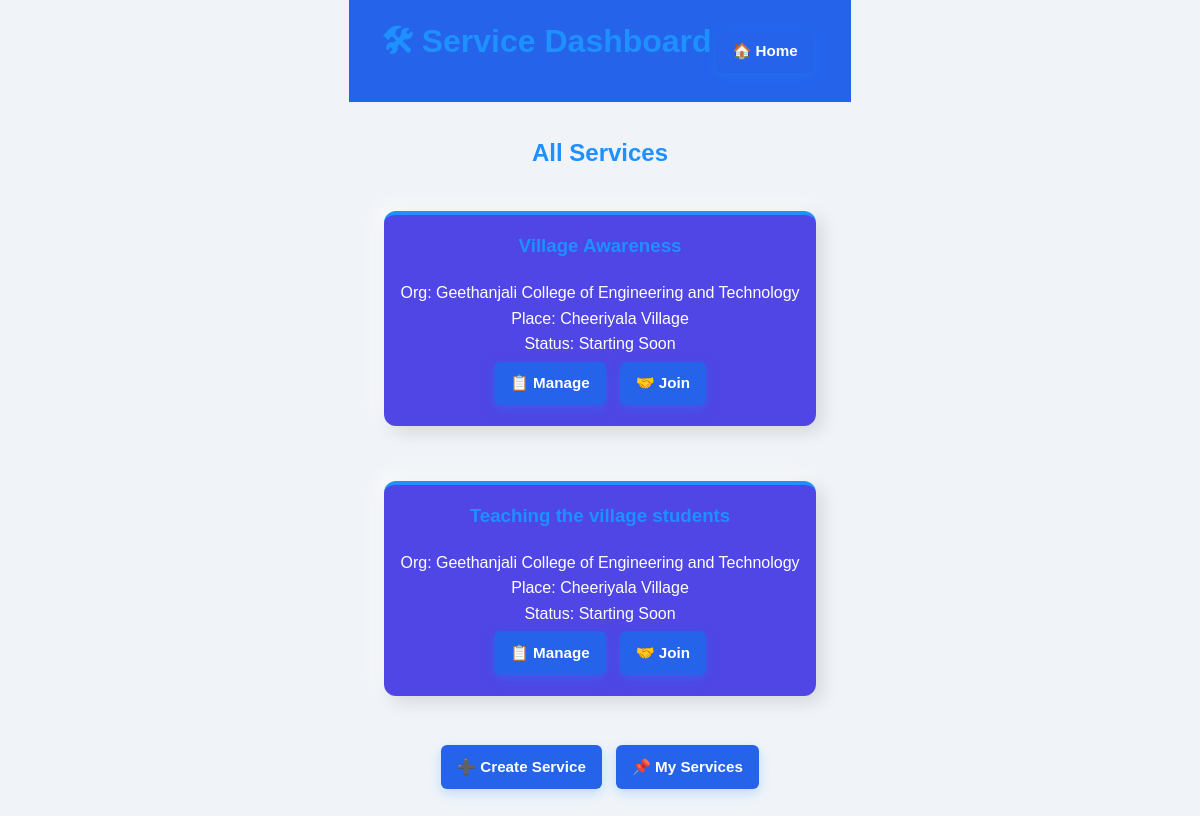
/service_dashboard, run on the app's committed database.
### app.py (models this page shows)
class Service(db.Model):
    __tablename__ = 'service'
    id = db.Column(db.Integer, primary_key=True)
    name = db.Column(db.String(200))
    organization = db.Column(db.String(200))
    place = db.Column(db.String(200))
    start_time = db.Column(db.String(100))
    end_time = db.Column(db.String(100))
    status = db.Column(db.String(50), default='Starting Soon')
    created_at = db.Column(db.DateTime, default=datetime.utcnow)
    created_by = db.Column(db.String(120), nullable=False)

### app.py (the view)
@app.route('/service_dashboard')
def service_dashboard():
    services = Service.query.order_by(Service.created_at.desc()).all()
    return render_template('service_dashboard.html', services=services)

### templates/service_dashboard.html (shortened to what this page needs)
<!doctype html>
<html lang="en">
<head>
<link rel="stylesheet" href="{{ url_for('static', filename='style.css') }}">
</head>
<body class="bg">
<header>
  <h1>🛠 Service Dashboard</h1>
  <a href="{{ url_for('home') }}" class="btn">🏠 Home</a>
</header>
<div class="container">
  <h2>All Services</h2>
  <div class="grid">
    {% for s in services %}
    <div class="card">
      <h3>{{ s.name }}</h3>
      <p>Org: {{ s.organization }}</p>
      <p>Place: {{ s.place }}</p>
      <p>Status: {{ s.status }}</p>
      <a href="{{ url_for('manage_service', sid=s.id) }}" class="btn">📋 Manage</a>
      <a href="{{ url_for('service_join', sid=s.id) }}" class="btn">🤝 Join</a>
    </div>
    {% endfor %}
  </div>
  <br>
  <a href="{{ url_for('create_service') }}" class="btn">➕ Create Service</a>
  <a href="{{ url_for('my_services') }}" class="btn">📌 My Services</a>
</div>
</body>
</html>

### static/style.css (style rules this page uses)
:root { --primary: #1e90ff; --secondary: #60a5fa; --accent: #0ea5e9; --success: #10b981; --danger: #ef4444; --warning: #f59e0b; --text-dark: #1f2937; --text-light: #f9fafb; --bg: #e6f0ff; --card-bg: #ffffff; --radius: 16px; --shadow: 6px 6px 18px rgba(0,0,0,0.12), -6px -6px 18px rgba(255,255,255,0.7); --transition: 0.35s ease; font-family: 'Poppins', 'Roboto', sans-serif; }
* { box-sizing: border-box; margin:0; padding:0; }
body.bg, body { background: linear-gradient(135deg,#cfe8ff,#f0faff); min-height: 100vh; font-family: var(--font-family); color: var(--text-dark); display: flex; flex-direction: column; align-items: center; justify-content: flex-start; font-size:16px; line-height:1.6; transition: background 0.3s ease; }
.card, .auth-form, .step-card, .doc-card, .donation-card, .welcome-card, .dash-card, .modal-card, .home-card { background: var(--card-bg); border-radius: var(--radius); box-shadow: var(--shadow); padding: 1.8rem 2rem; width: 100%; max-width: 460px; margin: 1.2rem auto; transition: all var(--transition); position: relative; border-top:4px solid var(--primary); }
.title,h1,h2,h3,h4 { color:var(--primary); font-weight:600; text-align:center; margin-bottom:1.2rem; }
button, .btn, .modal-btn, .btn-donor, .btn-receiver { border:none; border-radius:var(--radius); padding:0.7rem 1.4rem; font-weight:600; cursor:pointer; transition: all var(--transition); display:inline-flex; align-items:center; justify-content:center; gap:0.4rem; box-shadow:0 4px 12px rgba(30,144,255,0.25); background: var(--primary); color:#fff; font-size:0.95rem; }

### templates/service_dashboard.html (style rules this page uses)
body.bg { background:#f0f4f8; font-family:Arial,sans-serif; }
header { background:#2563eb; color:white; padding:1rem 2rem; display:flex; justify-content:space-between; align-items:center; }
.container { max-width:1000px; margin:2rem auto; text-align:center; }
.grid { display:grid; grid-template-columns:repeat(auto-fit,minmax(240px,1fr)); gap:1rem; }
.card { background:#4f46e5; color:white; padding:1rem; border-radius:12px; transition: transform 0.2s, box-shadow 0.2s; }
.btn { background:#2563eb; color:white; padding:0.6rem 1rem; border-radius:6px; text-decoration:none; margin:0.3rem; transition:0.2s; }

### data on the page
Service: name "Village Awareness", organization "Geethanjali College of Engineering and Technology", place "Cheeriyala Village", status "Starting Soon"
Service: name "Teaching the village students", organization "Geethanjali College of Engineering and Technology", place "Cheeriyala Village", status "Starting Soon"
